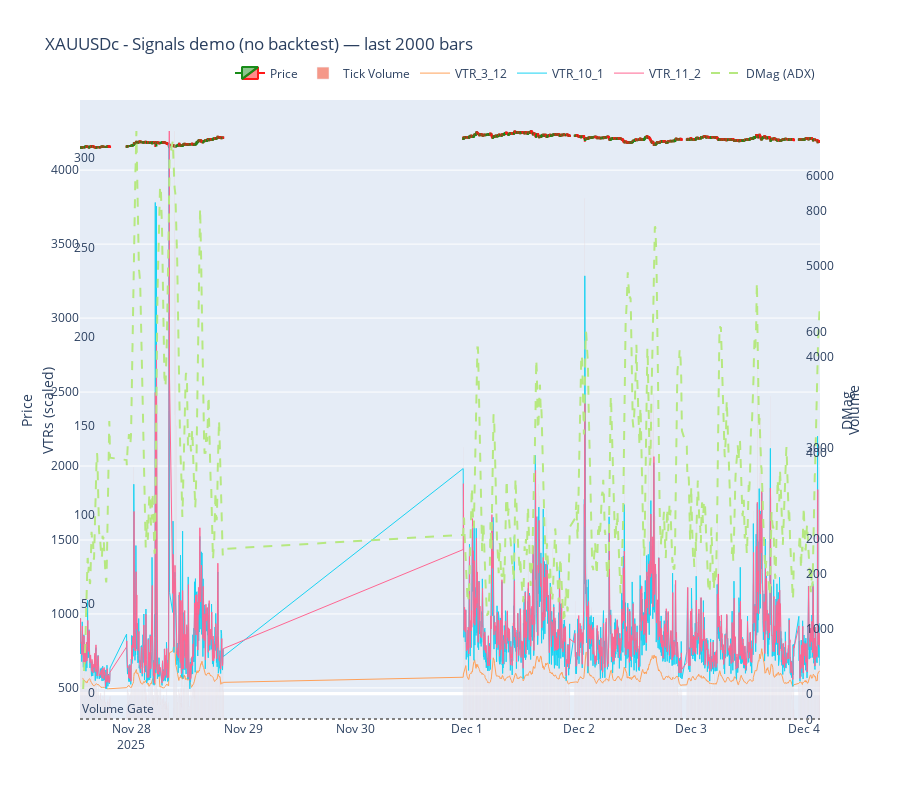

Notebook cell for this chart:
### Code cell
import MetaTrader5 as mt5
import pandas as pd
import numpy as np
import plotly.graph_objects as go
from datetime import datetime, timedelta

# -----------------------
# User parameters
# -----------------------
SYMBOL = "XAUUSDc"          # symbol used earlier in conversation
TIMEFRAME = mt5.TIMEFRAME_M3
N_BARS = 2000               # number of bars to fetch
VG = None                   # Volume Gate: if None, will use median volume * param
VG_MULTIPLIER = 0.5         # VG = median(volume_last_100) * VG_MULTIPLIER (if VG unspecified)
VOLUME_BOOM_FACTOR = 2      # Current volume >= VOLUME_BOOM_FACTOR * sum(prev_k_volumes)
VOLUME_BOOM_LOOKBACK = 10   # number of previous candles to sum for boom check

# VTR specs as (multiplier m, lookback l)
VTR_SPECS = {
    "VTR_3_12": (3, 12),
    "VTR_10_1": (10, 1),
    "VTR_11_2": (11, 2),
}

WILDER_PERIOD = 14         # for DMag (ADX) calculations
DMAG_THRESHOLD = 20        # DMag > 20 required
VERBOSE = True

# -----------------------
# Helper functions
# -----------------------
def to_dataframe(mt5_rates):
    df = pd.DataFrame(mt5_rates)
    df['time'] = pd.to_datetime(df['time'], unit='s')
    df.set_index('time', inplace=False)
    return df

def true_range(high, low, close_prev):
    return np.maximum.reduce([
        high - low,
        np.abs(high - close_prev),
        np.abs(low - close_prev)
    ])

def wilder_smoothing(series, period):
    """
    Wilder smoothing:
    first value = series[:period].sum()
    subsequent: prev_smoothed - (prev_smoothed / period) + current
    This returns an array aligned with original series (np.nan for first entries before period)
    """
    series = np.asarray(series, dtype=float)
    out = np.full_like(series, np.nan)
    if len(series) < period:
        return out
    # first smoothed value uses simple sum of first 'period' values
    first = series[:period].sum()
    out[period-1] = first
    prev = first
    for i in range(period, len(series)):
        curr = series[i]
        prev = prev - (prev / period) + curr
        out[i] = prev
    return out

# -----------------------
# Connect to MT5 and fetch data
# -----------------------
if not mt5.initialize():
    raise RuntimeError("Failed to initialize MT5. Make sure terminal is running and logged in.")

# request last N bars:
rates = mt5.copy_rates_from_pos(SYMBOL, TIMEFRAME, 0, N_BARS)
if rates is None or len(rates) == 0:
    mt5.shutdown()
    raise RuntimeError(f"No data returned for {SYMBOL}. Check symbol name and MT5 market watch.")

df = to_dataframe(rates)
# keep important columns and convert to pandas Series
df = pd.DataFrame({
    'time': pd.to_datetime(df['time'], unit='s'),
    'open': df['open'],
    'high': df['high'],
    'low': df['low'],
    'close': df['close'],
    'tick_volume': df['tick_volume'],  # use tick_volume as volume proxy
})
df.set_index('time', inplace=True)
df.sort_index(inplace=True)

# Working arrays
high = df['high'].values
low = df['low'].values
close = df['close'].values
vol = df['tick_volume'].values

# -----------------------
# Volume Gate & Volume Boom
# -----------------------
if VG is None:
    med = np.median(vol[-100:]) if len(vol) >= 100 else np.median(vol)
    VG = max(1.0, med * VG_MULTIPLIER)  # simple default
if VERBOSE:
    print(f"Volume Gate (VG) set to: {VG:.2f}")

# Volume Gate boolean series
volume_gate = vol >= VG

# Volume Boom: current volume >= factor * sum(prev K volumes)
vol_sum_prev_k = np.array([np.sum(vol[max(0,i-VOLUME_BOOM_LOOKBACK):i]) for i in range(len(vol))])
volume_boom = vol >= (VOLUME_BOOM_FACTOR * (vol_sum_prev_k))
# For first few bars vol_sum_prev_k may be small; we treat boom=False when insufficient history
volume_boom[:VOLUME_BOOM_LOOKBACK+1] = False

df['volume_gate'] = volume_gate
df['volume_boom'] = volume_boom

# -----------------------
# VTR calculations
# -----------------------
# Compute TR series (per-bar)
close_prev = np.roll(close, 1)
close_prev[0] = close[0]
TR = true_range(high, low, close_prev)
df['TR'] = TR

# VTR definition: VTR = m * (1/l) * sum_{i=0..l-1} TR_{t-i}
for name, (m, l) in VTR_SPECS.items():
    # rolling mean of TR over l bars
    if l <= 0:
        df[name] = 0.0
    else:
        df[name] = m * df['TR'].rolling(window=l, min_periods=l).mean()
# define a simple threshold for "VTR significant" using recent TR mean
recent_TR_mean = df['TR'].rolling(window=50, min_periods=1).mean()
# threshold multiplier (tuneable)
VTR_THRESHOLD_MULT = 1.2
df['vtr_threshold'] = recent_TR_mean * VTR_THRESHOLD_MULT

# compute boolean if all VTRs exceed threshold
df['vtr_all_above'] = True
for name in VTR_SPECS.keys():
    df['vtr_all_above'] &= (df[name] > df['vtr_threshold'])

# -----------------------
# +DM, -DM, TR smoothing -> +DI, -DI, DX, ADX (DMag)
# -----------------------
# raw +DM / -DM calculation
up_move = high - np.roll(high, 1)
down_move = np.roll(low, 1) - low
up_move[0] = 0.0
down_move[0] = 0.0
plus_dm = np.where((up_move > down_move) & (up_move > 0), up_move, 0.0)
minus_dm = np.where((down_move > up_move) & (down_move > 0), down_move, 0.0)
df['+DM_raw'] = plus_dm
df['-DM_raw'] = minus_dm

# Wilder smoothing for +DM, -DM, TR
smoothed_TR = wilder_smoothing(df['TR'].values, WILDER_PERIOD)
smoothed_plus_dm = wilder_smoothing(df['+DM_raw'].values, WILDER_PERIOD)
smoothed_minus_dm = wilder_smoothing(df['-DM_raw'].values, WILDER_PERIOD)

# Avoid division by zero later; store in df aligned
df['TR_smooth'] = smoothed_TR
df['+DM_smooth'] = smoothed_plus_dm
df['-DM_smooth'] = smoothed_minus_dm

# +DI and -DI
df['+DI'] = 100.0 * (df['+DM_smooth'] / df['TR_smooth'])
df['-DI'] = 100.0 * (df['-DM_smooth'] / df['TR_smooth'])

# DX
df['DX'] = 100.0 * (np.abs(df['+DI'] - df['-DI']) / (df['+DI'] + df['-DI']))
# DX can be nan for early entries; set to 0
df['DX'] = df['DX'].fillna(0.0)

# ADX (Wilder smoothing of DX over period)
# We'll compute ADX as Wilder smoothed DX (common approach is initial average then wilder smoothing)
dx_vals = df['DX'].values
DMag = wilder_smoothing(dx_vals, WILDER_PERIOD)
df['DMag'] = DMag

# DMag rising check
df['DMag_rising'] = df['DMag'] > np.roll(df['DMag'], 1)
df['DMag_rising'].fillna(False, inplace=True)

# -----------------------
# Signal logic (visual-only)
# -----------------------
# Direction via DI
df['direction_bull'] = df['+DI'] > df['-DI']
df['direction_bear'] = df['+DI'] < df['-DI']

# final bullish signal: all confirmations
df['signal_buy'] = (
    df['volume_gate'] &
    df['volume_boom'] &
    df['vtr_all_above'] &
    df['direction_bull'] &
    (df['DMag'] > DMAG_THRESHOLD) &
    df['DMag_rising']
)

df['signal_sell'] = (
    df['volume_gate'] &
    df['volume_boom'] &
    df['vtr_all_above'] &
    df['direction_bear'] &
    (df['DMag'] > DMAG_THRESHOLD) &
    df['DMag_rising']
)

# remove signals at very early bars where indicators are nan
valid_idx = ~df[['TR', '+DM_smooth', '-DM_smooth', 'TR_smooth', 'DMag']].isnull().any(axis=1)
df.loc[~valid_idx, ['signal_buy','signal_sell']] = False

# -----------------------
# Plot with Plotly
# -----------------------
print("Preparing plot...")

candlestick = go.Candlestick(
    x=df.index,
    open=df['open'],
    high=df['high'],
    low=df['low'],
    close=df['close'],
    name='Price',
    increasing_line_color='green',
    decreasing_line_color='red',
    opacity=0.9
)

volume_bar = go.Bar(
    x=df.index,
    y=df['tick_volume'],
    name='Tick Volume',
    yaxis='y2',
    opacity=0.6
)

# Buy / Sell markers
buy_markers = go.Scatter(
    x=df.index[df['signal_buy']],
    y=df['low'][df['signal_buy']] * 0.997,
    mode='markers',
    marker=dict(symbol='triangle-up', size=12, color='lime'),
    name='Buy Signal'
)
sell_markers = go.Scatter(
    x=df.index[df['signal_sell']],
    y=df['high'][df['signal_sell']] * 1.003,
    mode='markers',
    marker=dict(symbol='triangle-down', size=12, color='magenta'),
    name='Sell Signal'
)

# add VTR and DMag traces (scaled for overlay)
vtr_traces = []
for name in VTR_SPECS.keys():
    vtr_traces.append(go.Scatter(
        x=df.index,
        y=df[name],
        mode='lines',
        name=name,
        line=dict(width=1),
        yaxis='y3'
    ))

dmag_trace = go.Scatter(
    x=df.index,
    y=df['DMag'],
    mode='lines',
    name='DMag (ADX)',
    line=dict(width=2, dash='dash'),
    yaxis='y4'
)

layout = go.Layout(
    title=f"{SYMBOL} - Signals demo (no backtest) — last {len(df)} bars",
    xaxis=dict(rangeslider=dict(visible=False)),
    yaxis=dict(title="Price"),
    yaxis2=dict(title="Volume", overlaying='y', side='right', showgrid=False, position=0.98),
    yaxis3=dict(title="VTRs (scaled)", overlaying='y', side='left', anchor='free', position=0.02, showgrid=False),
    yaxis4=dict(title="DMag", overlaying='y', side='right', anchor='free', position=0.98, showgrid=False),
    legend=dict(orientation='h', yanchor='bottom', y=1.02, xanchor='right', x=1),
    height=800
)

fig = go.Figure(data=[candlestick, volume_bar, buy_markers, sell_markers] + vtr_traces + [dmag_trace], layout=layout)

# Add simple annotations for VG and VTR threshold on volume and VTR panels
fig.add_hline(y=VG, line=dict(color='gray', dash='dot'), annotation_text="Volume Gate", annotation_position="top left")

# show
fig.show()

# -----------------------
# Cleanup
# -----------------------
mt5.shutdown()

print("Done. Signals plotted. Review the chart to inspect markers and indicator overlays.")

### Figure 1 — Plotly figure (JSON) as saved in the notebook; plotly's stock layout.template omitted (floating-point values rounded to 4 significant figures; data arrays with more than 128 entries replaced by an {"elided": "..."} marker saying what was removed)
{"data": [{"close": {"elided": "2000 float values"}, "decreasing": {"line": {"color": "red"}}, "high": {"elided": "2000 float values"}, "increasing": {"line": {"color": "green"}}, "low": {"elided": "2000 float values"}, "name": "Price", "opacity": 0.9, "open": {"elided": "2000 float values"}, "type": "candlestick", "x": {"elided": "2000 str values"}}, {"name": "Tick Volume", "opacity": 0.6, "type": "bar", "x": {"elided": "2000 str values"}, "y": {"elided": "2000 int values"}, "yaxis": "y2"}, {"marker": {"color": "lime", "size": 12, "symbol": "triangle-up"}, "mode": "markers", "name": "Buy Signal", "type": "scatter", "x": [], "y": []}, {"marker": {"color": "magenta", "size": 12, "symbol": "triangle-down"}, "mode": "markers", "name": "Sell Signal", "type": "scatter", "x": [], "y": []}, {"line": {"width": 1}, "mode": "lines", "name": "VTR_3_12", "type": "scatter", "x": {"elided": "2000 str values"}, "y": {"elided": "2000 float values"}, "yaxis": "y3"}, {"line": {"width": 1}, "mode": "lines", "name": "VTR_10_1", "type": "scatter", "x": {"elided": "2000 str values"}, "y": {"elided": "2000 float values"}, "yaxis": "y3"}, {"line": {"width": 1}, "mode": "lines", "name": "VTR_11_2", "type": "scatter", "x": {"elided": "2000 str values"}, "y": {"elided": "2000 float values"}, "yaxis": "y3"}, {"line": {"dash": "dash", "width": 2}, "mode": "lines", "name": "DMag (ADX)", "type": "scatter", "x": {"elided": "2000 str values"}, "y": {"elided": "2000 float values"}, "yaxis": "y4"}], "layout": {"annotations": [{"showarrow": false, "text": "Volume Gate", "x": 0, "xanchor": "left", "xref": "x domain", "y": 290, "yanchor": "bottom", "yref": "y"}], "height": 800, "legend": {"orientation": "h", "x": 1, "xanchor": "right", "y": 1.02, "yanchor": "bottom"}, "shapes": [{"line": {"color": "gray", "dash": "dot"}, "type": "line", "x0": 0, "x1": 1, "xref": "x domain", "y0": 290, "y1": 290, "yref": "y"}], "title": {"text": "XAUUSDc - Signals demo (no backtest) — last 2000 bars"}, "xaxis": {"rangeslider": {"visible": false}}, "yaxis": {"title": {"text": "Price"}}, "yaxis2": {"overlaying": "y", "position": 0.98, "showgrid": false, "side": "right", "title": {"text": "Volume"}}, "yaxis3": {"anchor": "free", "overlaying": "y", "position": 0.02, "showgrid": false, "side": "left", "title": {"text": "VTRs (scaled)"}}, "yaxis4": {"anchor": "free", "overlaying": "y", "position": 0.98, "showgrid": false, "side": "right", "title": {"text": "DMag"}}}}
